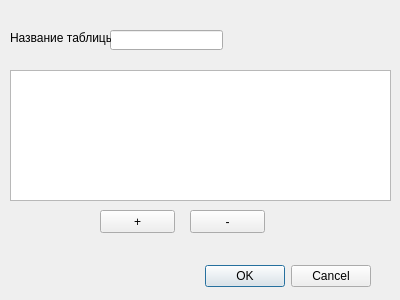
<?xml version="1.0" encoding="UTF-8"?>
<ui version="4.0">
 <class>TableSetting</class>
 <widget class="QDialog" name="TableSetting">
  <property name="geometry">
   <rect>
    <x>0</x>
    <y>0</y>
    <width>400</width>
    <height>300</height>
   </rect>
  </property>
  <property name="windowTitle">
   <string>Dialog</string>
  </property>
  <widget class="QDialogButtonBox" name="buttonBox">
   <property name="geometry">
    <rect>
     <x>30</x>
     <y>260</y>
     <width>341</width>
     <height>32</height>
    </rect>
   </property>
   <property name="orientation">
    <enum>Qt::Horizontal</enum>
   </property>
   <property name="standardButtons">
    <set>QDialogButtonBox::Cancel|QDialogButtonBox::Ok</set>
   </property>
  </widget>
  <widget class="QLineEdit" name="lineEdit">
   <property name="geometry">
    <rect>
     <x>110</x>
     <y>30</y>
     <width>113</width>
     <height>20</height>
    </rect>
   </property>
  </widget>
  <widget class="QLabel" name="label">
   <property name="geometry">
    <rect>
     <x>10</x>
     <y>30</y>
     <width>101</width>
     <height>16</height>
    </rect>
   </property>
   <property name="text">
    <string>Название таблицы</string>
   </property>
  </widget>
  <widget class="QTableView" name="tableView">
   <property name="geometry">
    <rect>
     <x>10</x>
     <y>70</y>
     <width>381</width>
     <height>131</height>
    </rect>
   </property>
  </widget>
  <widget class="QPushButton" name="PlusItem">
   <property name="geometry">
    <rect>
     <x>100</x>
     <y>210</y>
     <width>75</width>
     <height>23</height>
    </rect>
   </property>
   <property name="text">
    <string>+</string>
   </property>
  </widget>
  <widget class="QPushButton" name="MinusItem">
   <property name="geometry">
    <rect>
     <x>190</x>
     <y>210</y>
     <width>75</width>
     <height>23</height>
    </rect>
   </property>
   <property name="text">
    <string>-</string>
   </property>
  </widget>
 </widget>
 <resources/>
 <connections>
  <connection>
   <sender>buttonBox</sender>
   <signal>accepted()</signal>
   <receiver>TableSetting</receiver>
   <slot>accept()</slot>
   <hints>
    <hint type="sourcelabel">
     <x>248</x>
     <y>254</y>
    </hint>
    <hint type="destinationlabel">
     <x>157</x>
     <y>274</y>
    </hint>
   </hints>
  </connection>
  <connection>
   <sender>buttonBox</sender>
   <signal>rejected()</signal>
   <receiver>TableSetting</receiver>
   <slot>reject()</slot>
   <hints>
    <hint type="sourcelabel">
     <x>316</x>
     <y>260</y>
    </hint>
    <hint type="destinationlabel">
     <x>286</x>
     <y>274</y>
    </hint>
   </hints>
  </connection>
 </connections>
</ui>
